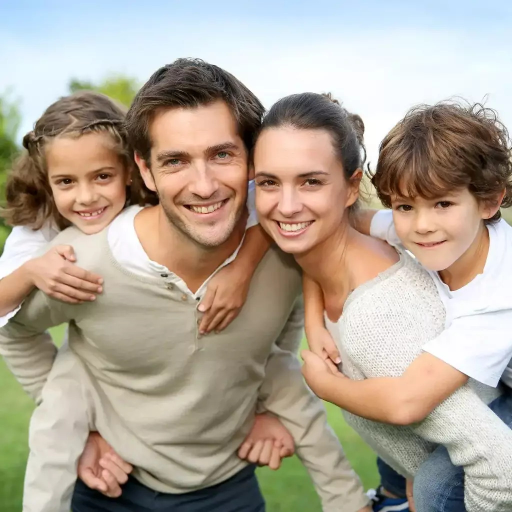
#> input picture convertonnx.jpg, 1024 x 1024 px, given as the content of the folder dataset/photos/175235458196, which was not available (shown at 1/2 size)
$ jupyter execute --allow-errors lab.ipynb   (shell and % lines are left out)   (older library calls are emulated)   (text cells are left out)
#> lines starting #> are read from the running program, lines starting #| are printed output that depends on the picture; pictures that were not available may be replaced by others from this repository, and a replacement may not be noted
### core/support.py
import json
import yaml
from core import share_param
import numpy as np
import cv2
import base64
from datetime import datetime
from gtts import gTTS
from io import BytesIO
from pydub import AudioSegment
from pydub.playback import play

# soap_format = '''<soapenv:Envelope xmlns:soapenv="http://schemas.xmlsoap.org/soap/envelope/" xmlns:esm="http://esmac.ewallet.lpb.com" xmlns:xsd="http://request.ewallet.lpb.com/xsd" xmlns:xsd1="http://common.entity.ewallet.lpb.com/xsd">
#    <soapenv:Header/>
#    <soapenv:Body>
#       <esm:faceSearch>
#          <!--Optional:-->
#          <esm:request>
#             <!--Optional:-->
#             <xsd:header>
#                <!--Optional:-->
#                <xsd1:channelCode>M</xsd1:channelCode>
#                <!--Optional:-->
#                <xsd1:deviceId>khiemtv</xsd1:deviceId>
#                <!--Optional:-->
#                <xsd1:ip>127.0.0.1</xsd1:ip>
#                <!--Optional:-->
#                <xsd1:txnId>{txnId}</xsd1:txnId>
#                <!--Optional:-->
#                <xsd1:txnTime>{txnTime}</xsd1:txnTime>
#                <!--Optional:-->
#                <xsd1:userName>khiemtv</xsd1:userName>
#             </xsd:header>
#             <!--Optional:-->
#             <xsd:imageFace>{base64}</xsd:imageFace>
#          </esm:request>
#       </esm:faceSearch>
#    </soapenv:Body>
# </soapenv:Envelope>'''


soap_format = '''<soapenv:Envelope xmlns:soapenv="http://schemas.xmlsoap.org/soap/envelope/" xmlns:esm="http://esmac.ewallet.lpb.com" xmlns:xsd="http://request.showroom.ewallet.lpb.com/xsd" xmlns:xsd1="http://common.entity.ewallet.lpb.com/xsd">
   <soapenv:Header/>
   <soapenv:Body>
      <esm:getSmartCustVip>
         <!--Optional:-->
         <esm:request>
            <!--Optional:-->
            <xsd:header>
               <!--Optional:-->
               <xsd1:channelCode>C</xsd1:channelCode>
               <!--Optional:-->
               <xsd1:deviceId>hungdv</xsd1:deviceId>
               <!--Optional:-->
               <xsd1:ip>127.0.0.1</xsd1:ip>
               <!--Optional:-->
               <xsd1:txnId>{txnId}</xsd1:txnId>
               <!--Optional:-->
               <xsd1:txnTime>{txnTime}</xsd1:txnTime>
               <!--Optional:-->
               <xsd1:userName>hungdv</xsd1:userName>
            </xsd:header>
            <!--Zero or more repetitions:-->
            <xsd:imgBase64>{base64}</xsd:imgBase64>
         </esm:request>
      </esm:getSmartCustVip>
   </soapenv:Body>
</soapenv:Envelope>'''

# [13 lines left out: function get_config_json, not called in this run]

def get_config_yaml(local_file) -> json:
    """
    Get deverlop config
    :local_file: dev config file
    :return: json config
    """
    res = None
    try:
        with open(local_file, 'r') as fp:
            res = yaml.load(fp, Loader=yaml.FullLoader)
    except:
        print(f"[Error] Read yaml {local_file}")
    return res


# [53 lines left out: functions custom_imshow, add_imshow_queue, add_cam_queue, add_detect_queue, add_redis_queue, add_sayname_queue and 3 more, not called in this run]

### insight_face/modules/detection/retinaface/model_class.py
import torch
import numpy as np
import yaml
import cv2
from typing import List

from torch import Tensor
from pathlib import Path
from typing import Tuple

from ..base_detector import BaseFaceDetector
from .dependencies.retinaface import RetinaFace as ModelClass
from ....utils.load_utils import load_model
from .dependencies.utils import decode, decode_landm, py_cpu_nms
from .dependencies.prior_box import PriorBox

model_urls = {
    "res50": "https://bitbucket.org/khiembka1992/data/raw/abe66827e127477581587e7e90cdefaab459c426/InsightFace/Resnet50_Final.pth",
    "mnet1": "https://bitbucket.org/khiembka1992/data/raw/abe66827e127477581587e7e90cdefaab459c426/InsightFace/mobilenet0.25_Final.pth",
}

class RetinaFace(BaseFaceDetector):
    def __init__(self, config: dict):
        """
        Args:
            config: detector config for configuration of model from outside
        """
        super().__init__(config)
        backbone = config["architecture"]
        path_to_model_config = Path(Path(__file__).parent, "config.yaml").as_posix()
        with open(path_to_model_config, "r") as fp:
            self.model_config = yaml.load(fp, Loader=yaml.FullLoader)

        if backbone not in self.model_config.keys():
            raise ValueError(f"Unsupported backbone: {backbone}!")

        self.model_config = self.model_config[backbone]
        self.device = torch.device(self.config["device"])
        self.model = ModelClass(self.model_config, phase="test")
        self.model = load_model(self.model, model_urls[backbone], True if self.config["device"] == "cpu" else False)
        self.model.eval()
        self.model.to(self.device)
        self.model_input_shape = None
        self.resize_scale = None

    # [99 lines left out: functions _preprocess, _predict_raw, _postprocess, predict, not called in this run]

    def _get_raw_model(self):
        return self.model

    #Batch run
    # [159 lines left out: functions _preprocess_batch, _predict_raw_batch, _postprocess_batch, predict_batch, not called in this run]

### lab.ipynb
[cell 1]
import time
from datetime import datetime
import argparse
import json
import threading
import queue
import os
import glob

import cv2
import numpy as np
import torch
# import redis
import matplotlib.pyplot as plt

from core import support, share_param
#> (the rest of this cell did not finish here and is left out)

[cell 2]
share_param.sdk_config = support.get_config_yaml("configs/sdk_config.yaml")
share_param.dev_config = support.get_config_yaml("configs/dev_config.yaml")
#> further down, photo is the input picture: shape (1024, 1024, 3); mean B, G, R 149.3, 163.8, 175.5
#> `photo = cv2.resize(photo, (112,112))`:
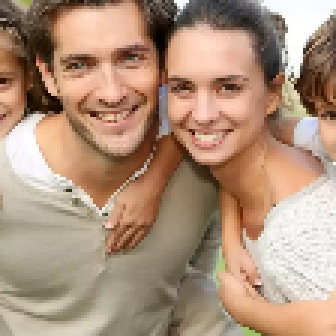
#> photo: shape (112, 112, 3) (shown 3 times larger); mean R, G, B 174.9, 146.1, 124.1
#> (the rest of this cell did not finish here and is left out)

#> (a cell that did not finish here is left out)

#> (a cell that did not finish here is left out)

#> (a cell that did not finish here is left out)

[cell 6]
#CROP
count = 0
for root, dirs, files in os.walk("/mnt/LINUXDATA/Source/.data/face_attributes/mask02", topdown=False):
    # print(root)
    for name in files:
        count+=1
        path = os.path.join(root, name)
        bgr = cv2.imread(path)
        rgb = cv2.cvtColor(bgr, cv2.COLOR_BGR2RGB)
        bboxes, landmarks = share_param.facerec_system.sdk.detect_faces(rgb)
        # print(bboxes)
        # print(landmarks)
        for bbox, landmark in zip(bboxes, landmarks):
            faceW = bbox[2] - bbox[0]
            faceH = bbox[3] - bbox[1]
            expandLeft = max(0, bbox[0] - faceW/3)
            expandTop = max(0, bbox[1] - faceH/3)
            expandRight = min(bbox[2] + faceW/3, bgr.shape[1])
            expandBottom = min(bbox[3] + faceH/3, bgr.shape[0])
            faceCropExpand = bgr[int(expandTop):int(expandBottom), int(expandLeft):int(expandRight)].copy()
            cv2.imwrite(f"dataset/mask02/{count:04d}.jpg", faceCropExpand)

[cell 7]
count = 0

#> (the rest of this cell did not finish here and is left out)

[cell 8]
#Check similar
face_desc = {}
for root, dirs, files in os.walk("datalab/similar", topdown=False):
    files.sort()
    for name in files:
        path = os.path.join(root, name)
        bgr = cv2.imread(path)
        rgb = cv2.cvtColor(bgr, cv2.COLOR_BGR2RGB)
        # plt.imshow(rgb)

        try:
            preTime = time.time()
            bboxes, landmarks = share_param.facerec_system.sdk.detect_post_faces(rgb)
            print(time.time() - preTime)
            if len(bboxes) > 1:
                raise ValueError("Detected more than one face on provided image.")
            elif len(bboxes) == 0:
                raise ValueError("Can't detect any faces on provided image.")

            cnts = landmarks[0].reshape(5,2, order='F').astype(np.int16)
            for point in cnts:
                cv2.drawMarker(rgb, tuple(point), color=(0,255,0), markerType=cv2.MARKER_CROSS, markerSize=8, thickness=2)

            face = share_param.facerec_system.sdk.align_face(rgb, landmarks[0])
            descriptor = share_param.facerec_system.sdk.get_descriptor(face)
            plt.figure()
            strInfo = f"Score {bboxes[0][4]}"
            plt.title(strInfo)
            plt.imshow(rgb)
        except:
            continue
        face_desc[name] = descriptor

[cell 9]

background = cv2.imread("datalab/background.png")

#> (the rest of this cell did not finish here and is left out)

[cell 10]
import csv
with open('names.csv', 'w', newline='') as csvfile:
    fieldnames = ['name'] + list(face_desc)
    writer = csv.DictWriter(csvfile, fieldnames=fieldnames)

    writer.writeheader()

    for cur_desc in face_desc:
        row_simi = {'name': cur_desc}
        for another_desc in face_desc:
            simi = share_param.facerec_system.sdk.get_similarity(face_desc[cur_desc], face_desc[another_desc])
            row_simi[another_desc] = f"{simi:03.2f}"

        writer.writerow(row_simi)

[cell 11]
import matplotlib.pyplot as plt
import cv2
import numpy as np

img = cv2.imread('datalab/images/20210507145554353919.jpg')
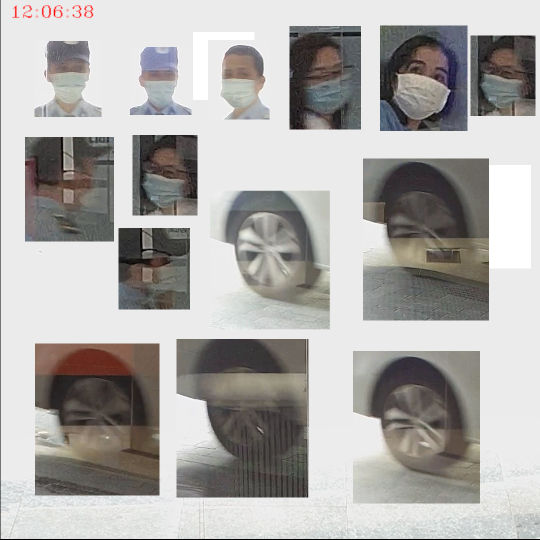
#> input picture faces.png, 1080 x 1080 px, given in place of 20210507145554353919.jpg, which was not available (shown at 1/2 size)
#> img is the input picture: shape (1080, 1080, 3); mean B, G, R 169, 171.2, 173.4
# img = cv2.resize(img, (224,224))
gray = cv2.cvtColor(img, cv2.COLOR_BGR2GRAY)
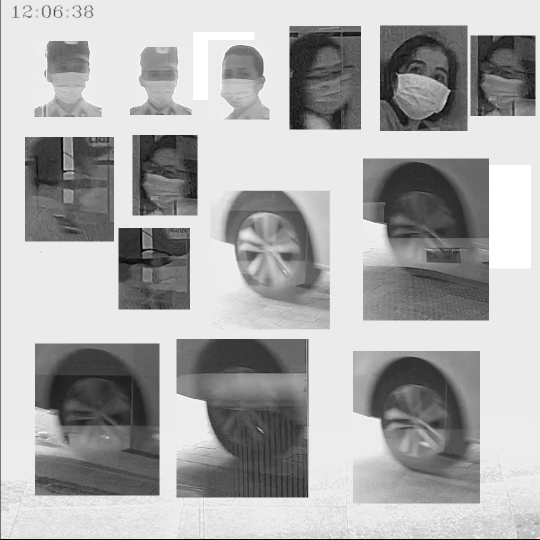
#> gray: shape (1080, 1080) (shown at 1/2 size); min 0, max 255, mean 171.6

[cell 12]
minsize = 20 # minimum size of face
threshold = [ 0.6, 0.7, 0.7 ]  # three steps's threshold
factor = 0.709 # scale factor

#Size Parameter
lower_threshold = 100
upper_threshold = 200

#> (the rest of this cell did not finish here and is left out)

[cell 13]
def illumination(gray):
    # length of R available  range  of  gray  intensities  excluding  5%  of  the darkest  and  brightest  pixel
    sorted_gray = np.sort(gray.ravel())
    l = len(sorted_gray)
    cut_off_idx = l * 5 // 100
    r = sorted_gray[l-cut_off_idx] - sorted_gray[cut_off_idx]
    return np.round(r / 255, 2)

[cell 14]
illumination(gray)
#> in illumination, `l = len(sorted_gray)`: l = 1166400
#> in illumination, `cut_off_idx = l * 5 // 100`: cut_off_idx = 58320
#> in illumination, `r = sorted_gray[l-cut_off_idx] - sorted_gray[cut_off_idx]`: r = 184
#> Out = 0.72
#> `gray = cv2.cvtColor(img, cv2.COLOR_BGR2GRAY)`:
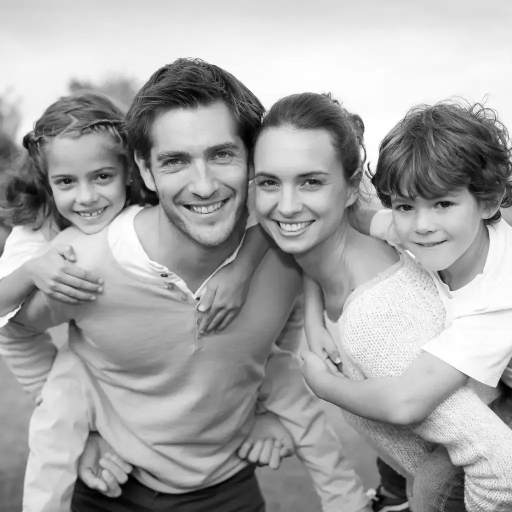
#> gray: shape (1024, 1024) (shown at 1/2 size); min 0, max 255, mean 165.6

[cell 15]
def get_contour(pts):
    return np.array([[pts[i], pts[5 + i]] for i in  [0, 1, 4, 3]], np.int32).reshape((-1,1,2))
# [4 lines left out: function get_mask, not called in this run]

[cell 16]
# [11 lines left out: function sharpness, not called in this run]

plt.imshow(img)
#> (the rest of this cell did not finish here and is left out)

[cell 17]
from skimage.feature import hog

# [23 lines left out: function symmetry, not called in this run]

#> (a cell that did not finish here is left out)

[cell 19]
plt.figure()
#> (the rest of this cell did not finish here and is left out)

#> (a cell that did not finish here is left out)

[cell 21]
import time
from datetime import datetime
import argparse
import json
import threading
import queue
import os

import cv2
import numpy as np
import torch
import redis
import matplotlib.pyplot as plt

# from core import support, share_param
# from insight_face.modules.tracking.custom_tracking import TrackingMultiCam
# from insight_face.utils.database import FaceRecognitionSystem

[cell 22]
def prepare(image):
    h= image.shape[0]
    w= image.shape[1]

    minsize = int(min(w,h)*2/3)

    # print(w,h)
    # print(minsize)

    xstart = (w - minsize)//2
    ystart = (h - minsize)//2
    frame = image[ystart:ystart+minsize, xstart: xstart + minsize]
    return frame

# [16 lines left out: function check_illumination, not called in this run]

def check_illuminationhsv(self, image):
    if image is None or image.size == 0:
        return False, 0.0
    image = cv2.resize(image, (112,112))
    hsv = cv2.cvtColor(image, cv2.COLOR_RGB2HSV)
    v = hsv[:,:,2]


    plt.figure()
    plt.hist(v.ravel(),256,[0,256])
    plt.show()

    # [5 lines of commented-out code are left out]

    illuminate = v.std()

    if illuminate < self.illumination_threshold:
        return False, illuminate

    return True, illuminate
    # [9 lines of commented-out code are left out]

    return True , 10


    gray = cv2.cvtColor(image, cv2.COLOR_RGB2GRAY)
    # length of R available  range  of  gray  intensities  excluding  5%  of  the darkest  and  brightest  pixel
    sorted_gray = np.sort(gray.ravel())
    l = len(sorted_gray)
    cut_off_idx = l * 5 // 100
    r = sorted_gray[l-cut_off_idx] - sorted_gray[cut_off_idx]
    illuminate = np.round(r / 255, 2)

    if illuminate < self.illumination_threshold:
        return False, illuminate

    return True, illuminate

def check_not_blur(self, image: np.ndarray):
    if image is None or image.size == 0:
        return False, 0.0

    image = cv2.resize(image, (112,112))

    real_notblur = cv2.Laplacian(image, cv2.CV_64F).var()
    standard_notblur = 300

    threshnotblur = real_notblur/standard_notblur
    # print(threshnotblur)

    if threshnotblur < self.blur_threshold:
        return False, threshnotblur
    else:
        return True, threshnotblur
    return False, threshnotblur

[cell 23]
count = 0

class Param:
    illumination_threshold = 0.8
    blur_threshold = 0.8

for root, dirs, files in os.walk("/mnt/LINUXDATA/Source/data/datacmt", topdown=False):
    if count>100:
            break
    for name in files:
        count+=1

        path = os.path.join(root, name)
        bgr = cv2.imread(path)
        bgr = prepare(bgr)
#> in prepare, `frame = image[ystart:ystart+minsize, xstart: xstart + minsize]`:
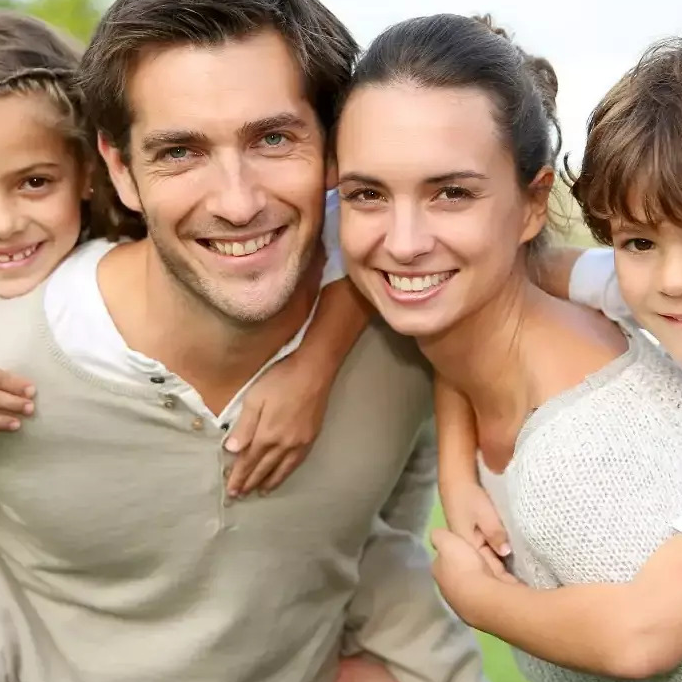
#> frame: shape (682, 682, 3); mean B, G, R 126.7, 148.3, 174.9
        # print(bgr.shape)
        rgb = cv2.cvtColor(bgr, cv2.COLOR_BGR2RGB)
        isNotBlur, threshnotblur = check_not_blur(Param, rgb)
#> in check_not_blur, `image = cv2.resize(image, (112,112))`:
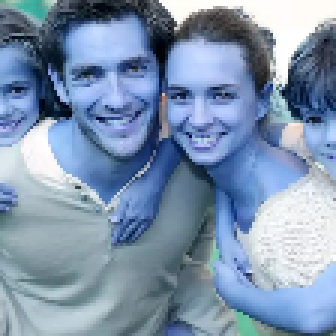
#> image: shape (112, 112, 3) (shown 3 times larger); mean of channels 0, 1, 2 174.8, 148.2, 126.6; drawn as B, G, R
#> in check_not_blur, `real_notblur = cv2.Laplacian(image, cv2.CV_64F).var()`: real_notblur = 3623.2
#> in check_not_blur, `threshnotblur = real_notblur/standard_notblur`: threshnotblur = 12.08
#> isNotBlur = True; threshnotblur = 12.08
        illuminate, threshillumination = check_illuminationhsv(Param, rgb)
#> in check_illuminationhsv, `hsv = cv2.cvtColor(image, cv2.COLOR_RGB2HSV)`: hsv: shape (112, 112, 3); mean H, S, V 21.3, 79.4, 175.3
#> in check_illuminationhsv, `v = hsv[:,:,2]`:
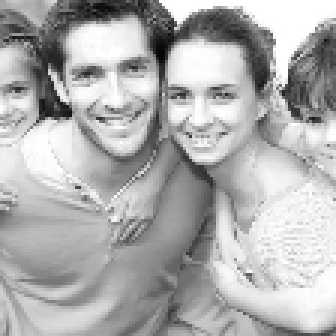
#> v: shape (112, 112) (shown 3 times larger); min 5, max 255, mean 175.3
#> in check_illuminationhsv, `plt.show()`:
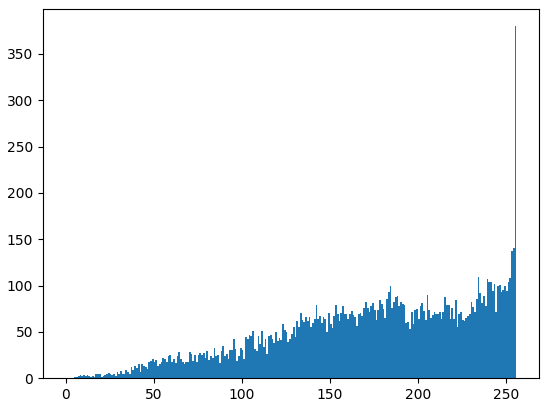
#> figure drawn by matplotlib, 1 panel; tallest bar 380 high, from x = 255 to 256
#> in check_illuminationhsv, `illuminate = v.std()`: illuminate = 57.33
#> illuminate = True; threshillumination = 57.33
        strR = "{:03.3f} {:03.3f}".format(threshnotblur, threshillumination)
#> strR = '12.077 57.329'
        pt1 = [10, 20]
        fontFace = cv2.FONT_HERSHEY_COMPLEX_SMALL
        fontScale = 0.5
        thickness = 1
        retval, baseLine = cv2.getTextSize(strR,fontFace=fontFace,fontScale=fontScale, thickness=thickness)
#> retval = (80, 8); baseLine = 4
        # Calculate the coordinates of the rectangular frame covering the text
        topleft = (pt1[0], pt1[1] - retval[1])
#> topleft = (10, 12)
        bottomright = (topleft[0] + retval[0], topleft[1] + retval[1])
#> bottomright = (90, 20)
        cv2.rectangle(rgb, (topleft[0], topleft[1] - baseLine), bottomright,thickness=-1, color=(0, 255, 0))
        # Draw text
        cv2.putText(rgb, strR, (pt1[0], pt1[1]-baseLine), fontScale=fontScale,fontFace=fontFace, thickness=thickness, color=(0,0,0))
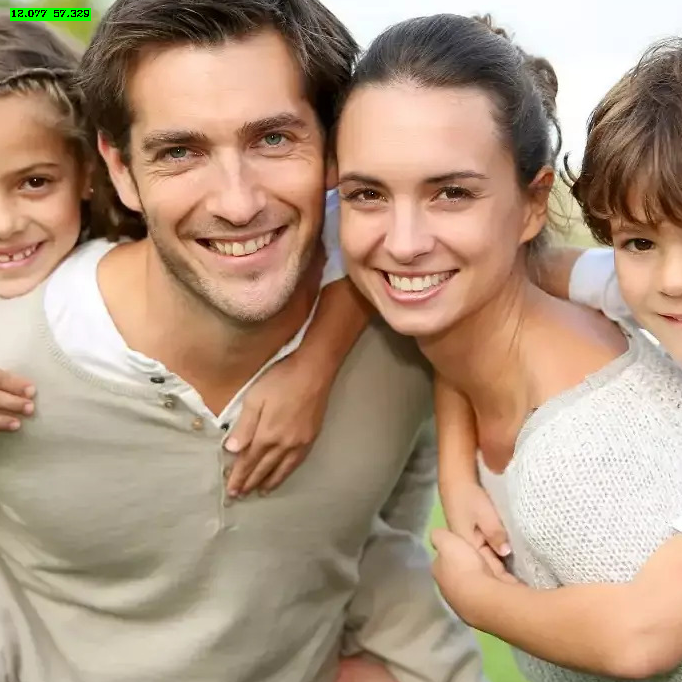
#> rgb: shape (682, 682, 3); mean R, G, B 174.5, 148.4, 126.5

        # cv2.rectangle(bgr, (10, 10-textSize[1]), (10 + int(textSize[0][0]), 10 + int(textSize[0][1])), (0,0,0), -1)

        # cv2.putText(bgr, "{:03.3f} {:03.3f}".format(threshnotblur, threshillumination), (10,10-textSize[1]), cv2.FONT_HERSHEY_COMPLEX_SMALL, 0.5, (0,255,0), 1)
        plt.figure()
        plt.title(strR)
        plt.imshow(rgb)
        savename = "R"+name
        cv2.imwrite(os.path.join("/mnt/LINUXDATA/Source/data/", savename),cv2.cvtColor(rgb,cv2.COLOR_RGB2BGR))

[cell 24]
import time
from datetime import datetime
import argparse
import json
import threading
import queue
import os
import glob

import cv2
import numpy as np
import torch
import redis
import matplotlib.pyplot as plt
from core import support

from insight_face.modules.detection.retinaface.model_class import RetinaFace

# from core import support, share_param
# from insight_face.modules.tracking.custom_tracking import TrackingMultiCam
# from insight_face.utils.database import FaceRecognitionSystem

[cell 25]
sdk_config = support.get_config_yaml("configs/sdk_config.yaml")
# share_param.dev_config = support.get_config_yaml("configs/dev_config.yaml")
# share_param.facerec_system = FaceRecognitionSystem(share_param.dev_config["DATA"]["photo_path"], share_param.sdk_config )

#> (the rest of this cell did not finish here and is left out)

[cell 26]
bgr = cv2.imread("dataset/bestphotos/113900549523G.jpg")
bgr = cv2.resize(bgr, (336,336))
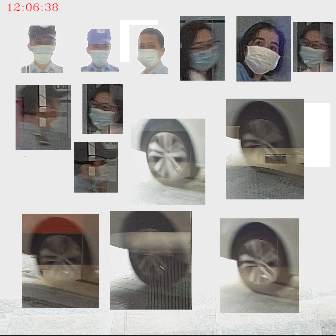
#> bgr: shape (336, 336, 3); mean B, G, R 169.1, 171.3, 173.5
rgb = cv2.cvtColor(bgr, cv2.COLOR_BGR2RGB)
#> rgb: shape (336, 336, 3)
# preTime = time.time()
#> (the rest of this cell did not finish here and is left out)
